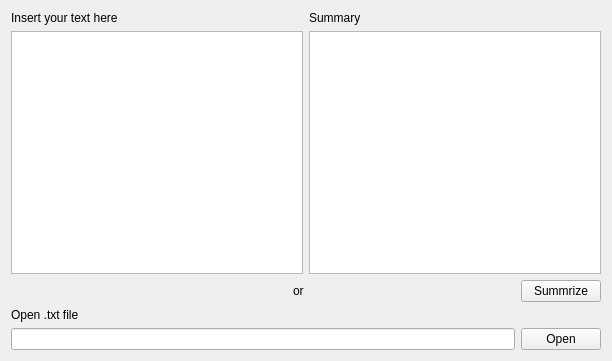
<?xml version="1.0" encoding="UTF-8"?>
<ui version="4.0">
 <class>Widget</class>
 <widget class="QWidget" name="Widget">
  <property name="geometry">
   <rect>
    <x>0</x>
    <y>0</y>
    <width>612</width>
    <height>361</height>
   </rect>
  </property>
  <property name="windowTitle">
   <string>Widget</string>
  </property>
  <layout class="QVBoxLayout" name="verticalLayout_6">
   <item>
    <layout class="QHBoxLayout" name="horizontalLayout_2">
     <item>
      <layout class="QVBoxLayout" name="verticalLayout_2">
       <item>
        <widget class="QLabel" name="label">
         <property name="text">
          <string>Insert your text here</string>
         </property>
        </widget>
       </item>
       <item>
        <widget class="QTextEdit" name="InsertText"/>
       </item>
      </layout>
     </item>
     <item>
      <layout class="QVBoxLayout" name="verticalLayout_4">
       <item>
        <widget class="QLabel" name="label_2">
         <property name="text">
          <string>Summary</string>
         </property>
        </widget>
       </item>
       <item>
        <widget class="QTextEdit" name="SummrizeText"/>
       </item>
      </layout>
     </item>
    </layout>
   </item>
   <item>
    <layout class="QVBoxLayout" name="verticalLayout_5">
     <item>
      <layout class="QVBoxLayout" name="verticalLayout">
       <item>
        <layout class="QHBoxLayout" name="horizontalLayout_3">
         <item>
          <spacer name="horizontalSpacer_7">
           <property name="orientation">
            <enum>Qt::Horizontal</enum>
           </property>
           <property name="sizeHint" stdset="0">
            <size>
             <width>40</width>
             <height>20</height>
            </size>
           </property>
          </spacer>
         </item>
         <item>
          <spacer name="horizontalSpacer_5">
           <property name="orientation">
            <enum>Qt::Horizontal</enum>
           </property>
           <property name="sizeHint" stdset="0">
            <size>
             <width>40</width>
             <height>20</height>
            </size>
           </property>
          </spacer>
         </item>
         <item>
          <spacer name="horizontalSpacer_3">
           <property name="orientation">
            <enum>Qt::Horizontal</enum>
           </property>
           <property name="sizeHint" stdset="0">
            <size>
             <width>40</width>
             <height>20</height>
            </size>
           </property>
          </spacer>
         </item>
         <item>
          <spacer name="horizontalSpacer">
           <property name="orientation">
            <enum>Qt::Horizontal</enum>
           </property>
           <property name="sizeHint" stdset="0">
            <size>
             <width>40</width>
             <height>20</height>
            </size>
           </property>
          </spacer>
         </item>
         <item>
          <widget class="QLabel" name="label_5">
           <property name="text">
            <string>or</string>
           </property>
          </widget>
         </item>
         <item>
          <spacer name="horizontalSpacer_2">
           <property name="orientation">
            <enum>Qt::Horizontal</enum>
           </property>
           <property name="sizeHint" stdset="0">
            <size>
             <width>40</width>
             <height>20</height>
            </size>
           </property>
          </spacer>
         </item>
         <item>
          <spacer name="horizontalSpacer_6">
           <property name="orientation">
            <enum>Qt::Horizontal</enum>
           </property>
           <property name="sizeHint" stdset="0">
            <size>
             <width>40</width>
             <height>20</height>
            </size>
           </property>
          </spacer>
         </item>
         <item>
          <spacer name="horizontalSpacer_4">
           <property name="orientation">
            <enum>Qt::Horizontal</enum>
           </property>
           <property name="sizeHint" stdset="0">
            <size>
             <width>40</width>
             <height>20</height>
            </size>
           </property>
          </spacer>
         </item>
         <item>
          <widget class="QPushButton" name="btn_summrize">
           <property name="text">
            <string>Summrize</string>
           </property>
          </widget>
         </item>
        </layout>
       </item>
       <item>
        <widget class="QLabel" name="label_3">
         <property name="text">
          <string>Open .txt file</string>
         </property>
        </widget>
       </item>
       <item>
        <layout class="QHBoxLayout" name="horizontalLayout">
         <item>
          <widget class="QLineEdit" name="filePath"/>
         </item>
         <item>
          <widget class="QPushButton" name="btn_OpenFile">
           <property name="text">
            <string>Open</string>
           </property>
          </widget>
         </item>
        </layout>
       </item>
      </layout>
     </item>
    </layout>
   </item>
  </layout>
 </widget>
 <resources/>
 <connections/>
</ui>
